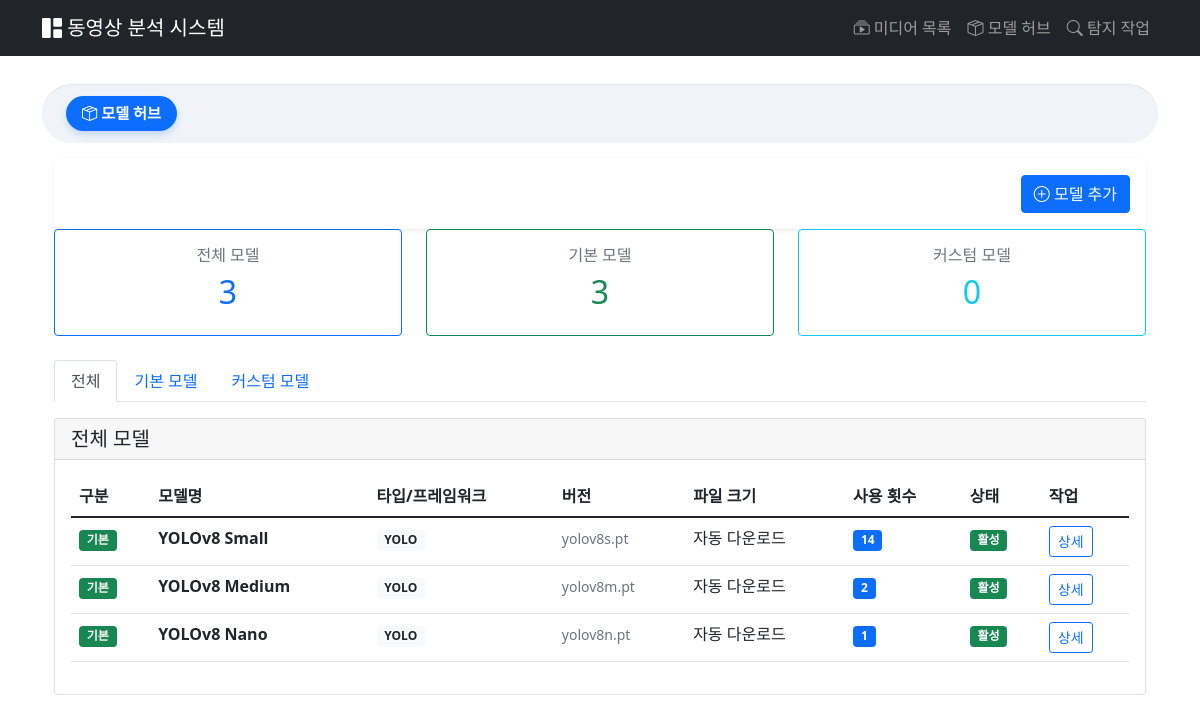
The page /modelhub/ on the database as committed earlier.
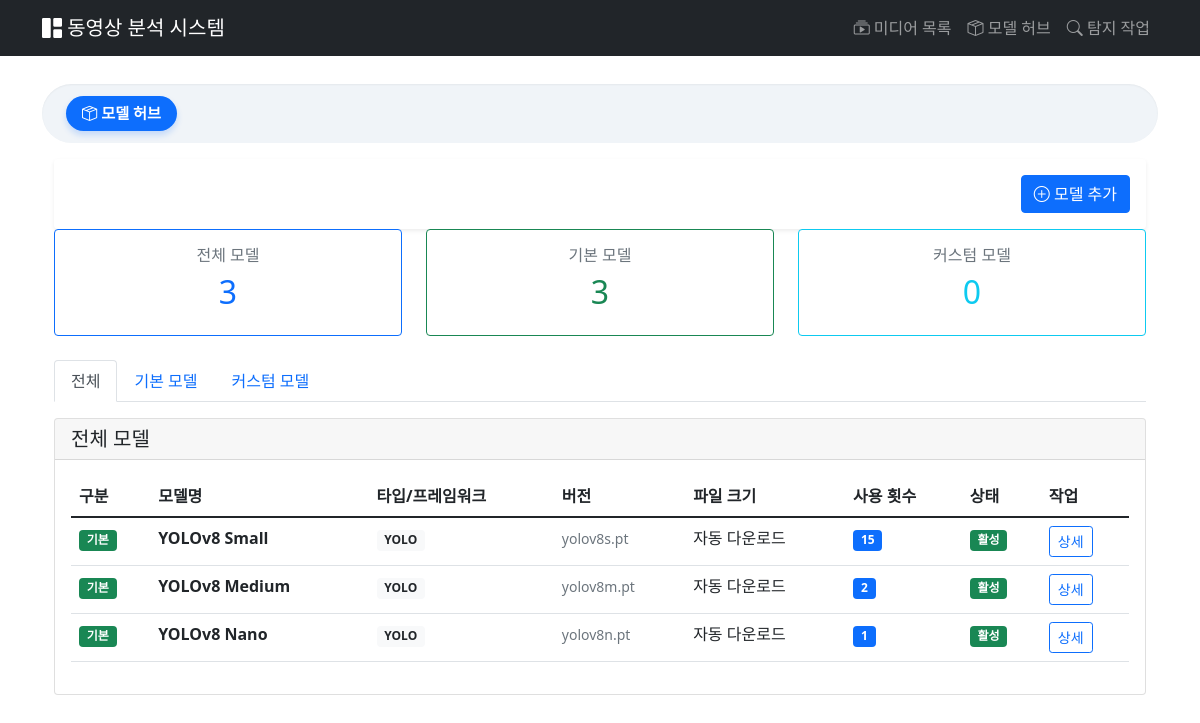
The same page on the database as committed later.
### modelhub/models.py (models this page shows, shortened)
class BaseModel(models.Model):
    name = models.CharField(max_length=200, verbose_name='모델 이름')
    display_name = models.CharField(max_length=200, verbose_name='표시 이름')
    description = models.TextField(blank=True, verbose_name='설명')
    model_type = models.CharField(
        max_length=50,
        default='yolo',
        verbose_name='모델 타입'
    )
    version = models.CharField(max_length=50, blank=True, verbose_name='버전')
    model_file = models.FileField(
        upload_to=default_model_upload_path,
        blank=True,
        null=True,
        verbose_name='모델 파일'
    )
    file_size = models.BigIntegerField(default=0, verbose_name='파일 크기 (bytes)')
    yolo_version = models.CharField(
        max_length=50,
        blank=True,
        verbose_name='YOLO 버전',
        help_text='예: yolov8n.pt, yolov8s.pt'
    )
    classes = models.JSONField(default=list, blank=True, verbose_name='탐지 클래스')
    input_size = models.CharField(max_length=50, blank=True, verbose_name='입력 크기')
    config = models.JSONField(default=dict, blank=True, verbose_name='설정')
    is_active = models.BooleanField(default=True, verbose_name='활성화')
    is_default = models.BooleanField(default=False, verbose_name='기본 모델')
    usage_count = models.IntegerField(default=0, verbose_name='사용 횟수')
    created_at = models.DateTimeField(auto_now_add=True, verbose_name='생성일')
    updated_at = models.DateTimeField(auto_now=True, verbose_name='수정일')
    class Meta:
        verbose_name = '기본 모델'
        verbose_name_plural = '기본 모델들'
        ordering = ['-is_default', '-created_at']
    def get_file_size_display(self):
        if self.file_size == 0:
            return "자동 다운로드" if self.yolo_version else "-"

### modelhub/views.py (the view)
# urls.py: path('', views.model_list, name='model_list'),
def model_list(request):
    base_models = BaseModel.objects.filter(is_active=True).order_by('-is_default', '-created_at')
    custom_models = CustomModel.objects.filter(is_active=True).order_by('-created_at')
    total_base = base_models.count()
    total_custom = custom_models.count()
    total_models = total_base + total_custom
    context = {
        'base_models': base_models,
        'custom_models': custom_models,
        'total_models': total_models,
        'total_base': total_base,
        'total_custom': total_custom,
    }
    return render(request, 'modelhub/model_list.html', context)

### modelhub/templates/modelhub/model_list.html (shortened to what the changed rows need)
{% extends 'videos/base.html' %}
{% block content %}
<div class="container">
    <div class="row mb-4">
        <div class="col-md-4">
            <div class="card border-primary">
                <div class="card-body text-center">
                    <h2 class="text-primary">{{ total_models }}</h2>
                </div>
            </div>
        </div>
        <div class="col-md-4">
            <div class="card border-success">
                <div class="card-body text-center">
                    <h2 class="text-success">{{ total_base }}</h2>
                </div>
            </div>
        </div>
        <div class="col-md-4">
            <div class="card border-info">
                <div class="card-body text-center">
                    <h2 class="text-info">{{ total_custom }}</h2>
                </div>
            </div>
        </div>
    </div>
    <div class="tab-content">
        <div class="tab-pane fade show active" id="all">
            <div class="card">
                <div class="card-body">
                    {% if base_models or custom_models %}
                        <div class="table-responsive">
                            <table class="table table-hover">
                                <thead>
                                    <tr>
                                        <th>구분</th>
                                        <th>모델명</th>
                                        <th>타입/프레임워크</th>
                                        <th>버전</th>
                                        <th>파일 크기</th>
                                        <th>사용 횟수</th>
                                        <th>상태</th>
                                        <th>작업</th>
                                    </tr>
                                </thead>
                                <tbody>
                                    {% for model in base_models %}
                                    <tr>
                                        <td><span class="badge bg-success">기본</span></td>
                                        <td>
                                            <strong>{{ model.display_name }}</strong>
                                        </td>
                                        <td><span class="badge bg-light text-dark">{{ model.model_type|upper }}</span></td>
                                        <td><small class="text-muted">{{ model.yolo_version|default:model.version }}</small></td>
                                        <td>{{ model.get_file_size_display }}</td>
                                        <td><span class="badge bg-primary">{{ model.usage_count }}</span></td>
                                        <td>
                                            {% if model.is_active %}
                                                <span class="badge bg-success">활성</span>
                                            {% else %}
                                                <span class="badge bg-secondary">비활성</span>
                                            {% endif %}
                                        </td>
                                        <td>
                                            <a href="{% url 'modelhub:model_detail' 'base' model.id %}"
                                               class="btn btn-sm btn-outline-primary">상세</a>
                                        </td>
                                    </tr>
                                    {% endfor %}
                                </tbody>
                            </table>
                        </div>
                    {% endif %}
                </div>
            </div>
        </div>
    </div>
</div>
<link rel="stylesheet" href="https://cdn.jsdelivr.net/npm/bootstrap-icons@1.10.0/font/bootstrap-icons.css">
{% endblock %}

Rows that differ between the two databases and show on the page:
changed BaseModel "YOLOv8 Small": usage_count "14" → "15"
